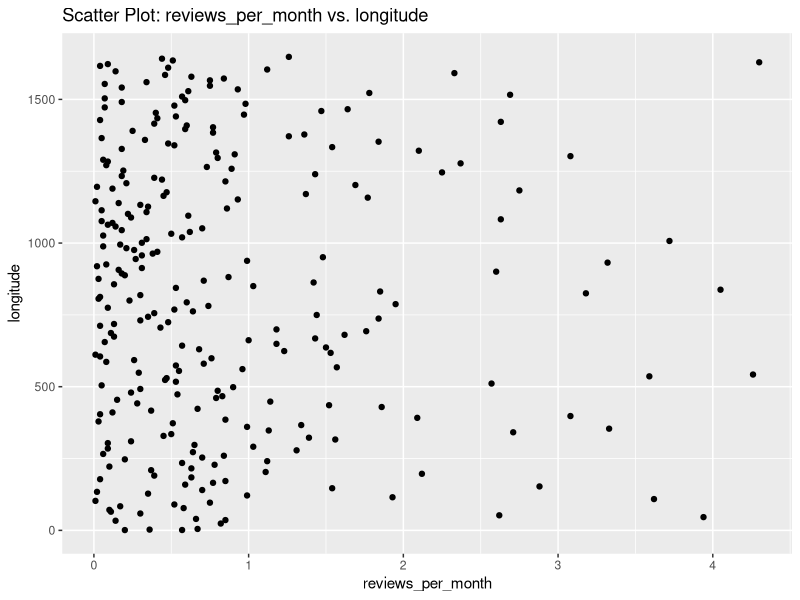
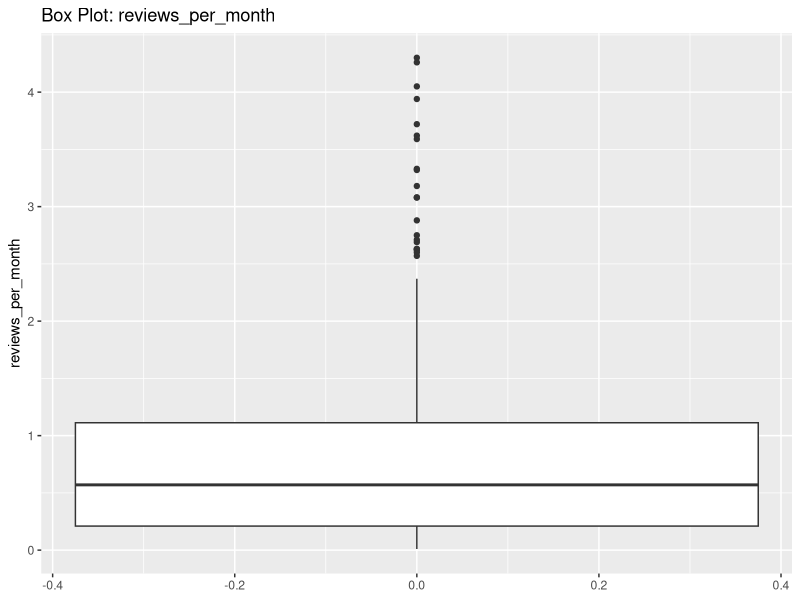
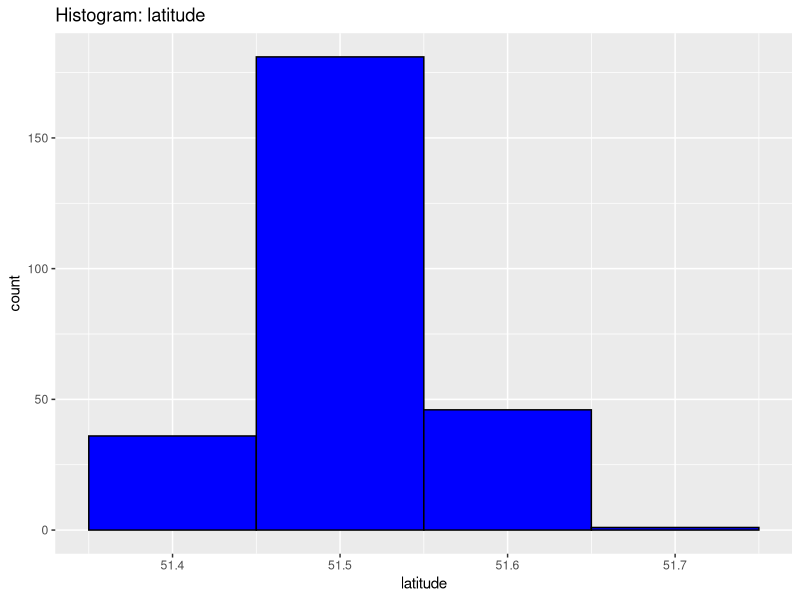
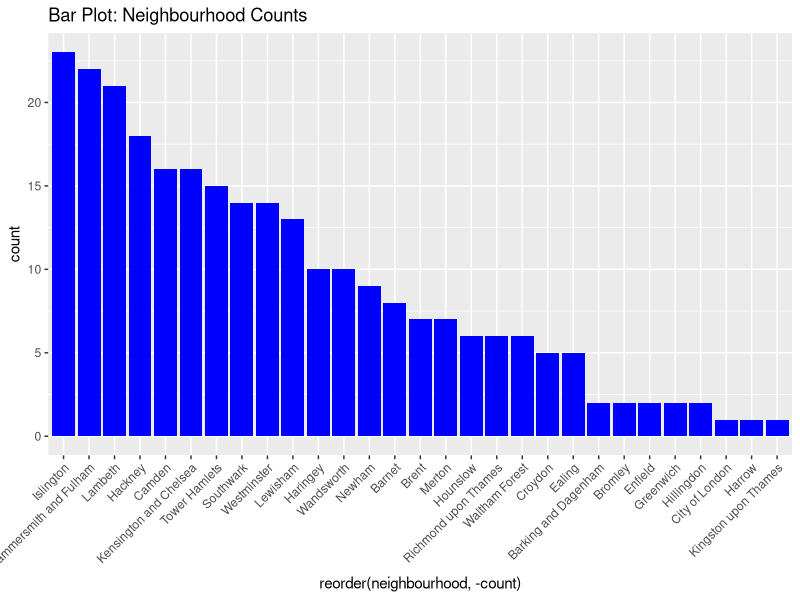
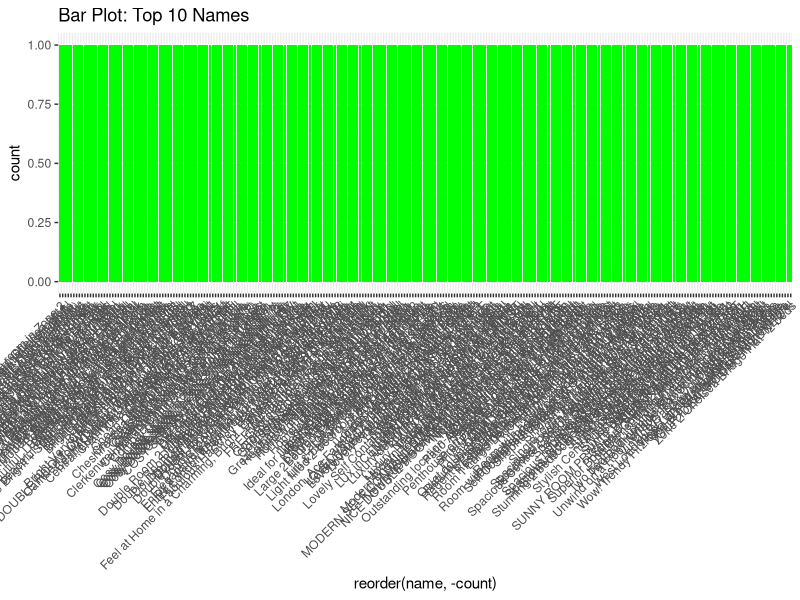
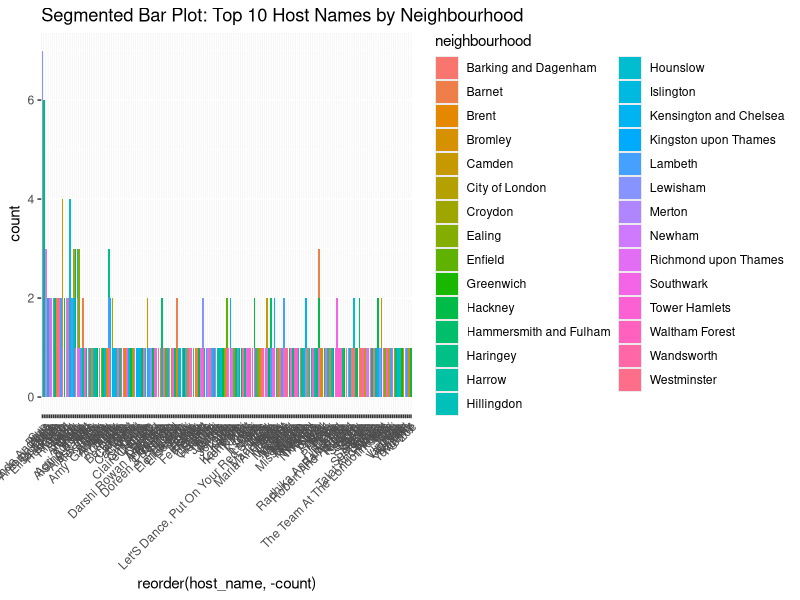
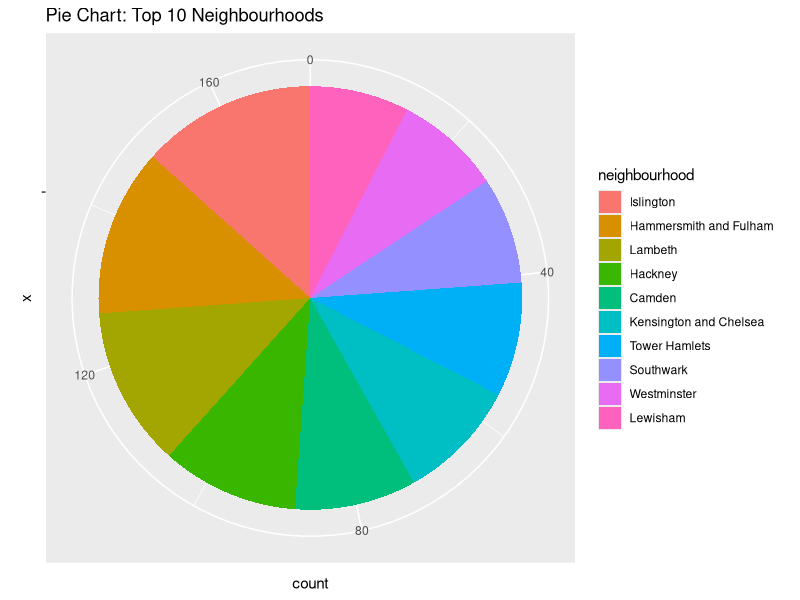

The R source for these figures, in order:
library(tidyverse)
library(dplyr)

getwd()
install.packages("tidyverse")
install.packages("dplyr")
# Load necessary libraries

df <- read.csv("homework.csv")
column_types <- sapply(df, class)
print(column_types)

library(ggplot2)
install.packages("ggplot2")

#Graphs for Numerical variables
# Scatter Plot: reviews_per_month vs. longitude
ggplot(df, aes(x = reviews_per_month, y = longitude)) +
  geom_point() +
  labs(title = "Scatter Plot: reviews_per_month vs. longitude")

# Box Plot: reviews_per_month
ggplot(df, aes(y = reviews_per_month)) +
  geom_boxplot() +
  labs(title = "Box Plot: reviews_per_month")

# Histogram: latitude
ggplot(df, aes(x = latitude)) +
  geom_histogram(binwidth = 0.1, fill = "blue", color = "black") +
  labs(title = "Histogram: latitude")


##Graphs for Categorical variables like "name," "host_name," and "neighbourhood"

# Bar Plot: Analysis of 'neighbourhood' variable
neighbourhood_counts <- df %>% 
  group_by(neighbourhood) %>% 
  summarise(count = n()) %>% 
  arrange(desc(count))

ggplot(neighbourhood_counts, aes(x = reorder(neighbourhood, -count), y = count)) +
  geom_bar(stat = "identity", fill = "blue") +
  labs(title = "Bar Plot: Neighbourhood Counts") +
  theme(axis.text.x = element_text(angle = 45, hjust = 1))

# Bar Plot: Analysis of 'name' variable
name_counts <- df %>% 
  group_by(name) %>% 
  summarise(count = n()) %>% 
  arrange(desc(count)) %>%
  top_n(10, wt = count)

ggplot(name_counts, aes(x = reorder(name, -count), y = count)) +
  geom_bar(stat = "identity", fill = "green") +
  labs(title = "Bar Plot: Top 10 Names") +
  theme(axis.text.x = element_text(angle = 45, hjust = 1))

# Segmented Bar Plot: Analysis of 'host_name' variable
host_name_counts <- df %>% 
  group_by(host_name, neighbourhood) %>% 
  summarise(count = n()) %>% 
  top_n(10, wt = count)

ggplot(host_name_counts, aes(x = reorder(host_name, -count), y = count, fill = neighbourhood)) +
  geom_bar(stat = "identity", position = "stack") +
  labs(title = "Segmented Bar Plot: Top 10 Host Names by Neighbourhood") +
  theme(axis.text.x = element_text(angle = 45, hjust = 1))

# Pie Chart: Analysis of 'neighbourhood' variable
neighbourhood_pie_data <- df %>%
  group_by(neighbourhood) %>%
  summarise(count = n()) %>%
  arrange(desc(count)) %>%
  top_n(10, wt = count)

neighbourhood_pie_data$neighbourhood <- factor(neighbourhood_pie_data$neighbourhood,
                                               levels = neighbourhood_pie_data$neighbourhood)

ggplot(neighbourhood_pie_data, aes(x = "", y = count, fill = neighbourhood)) +
  geom_bar(stat = "identity", width = 1) +
  coord_polar("y", start = 0) +
  labs(title = "Pie Chart: Top 10 Neighbourhoods")